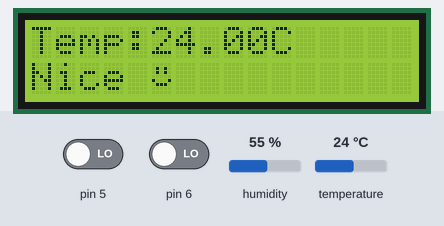
Bench run of a sketch on a simulated Arduino Uno, built with avr-gcc and run on an emulated ATmega328P. On the bench: 16×2 character LCD. Inputs (shaded band) come from the test bench; at power-on: temperature 24 °C, pin 5 LOW, pin 6 LOW, humidity 55 %.

Above: at 3.1 s.
3.2 s: temperature set to 12 °C
At 6.2 s:
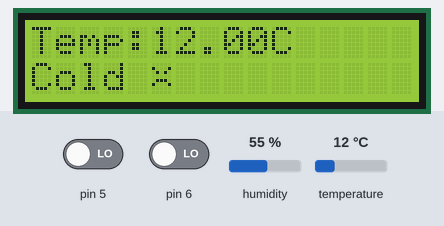
6.5 s: pin 5 driven HIGH
At 7.6 s:
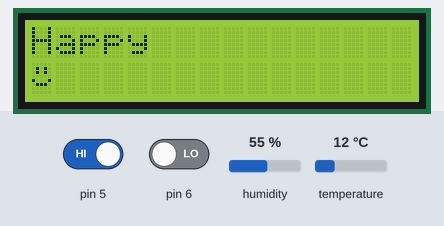
8.0 s: pin 5 driven LOW
At 9.2 s:
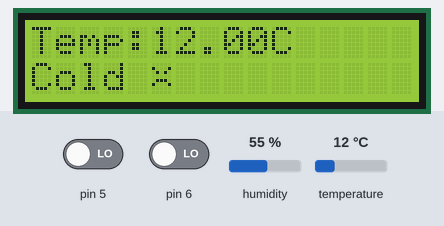
9.5 s: pin 6 driven HIGH
At 10.4 s:
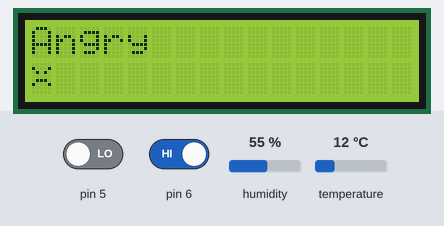
11.0 s: pin 6 driven LOW
At 12.0 s:
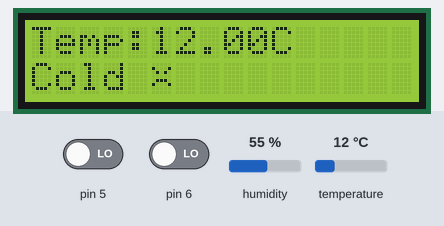
12.6 s: temperature set to 19 °C
At 14.1 s:
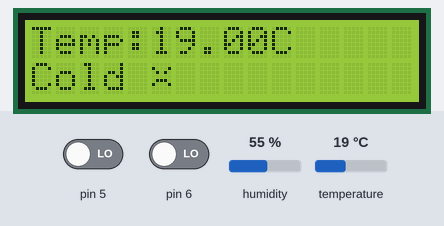
Timing chart, 0 to 15.6 s (numbered marks = the images above; inputs shaded):
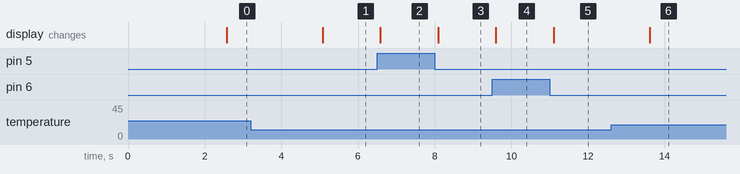

The sketch:

simple_pet.ino
```cpp
#include <LiquidCrystal.h>
#include <dht_nonblocking.h>

#define DHT_SENSOR_TYPE DHT_TYPE_11
#define DHT_SENSOR_PIN 4

// LCD pins
LiquidCrystal lcd(7, 8, 9, 10, 11, 12);

int buttonState1 = 0;
int buttonState2 = 0;

DHT_nonblocking dht_sensor(DHT_SENSOR_PIN, DHT_SENSOR_TYPE);

float temperature;
float humidity;

// Happy face
byte happy[8] = {
  B00000,
  B01010,
  B01010,
  B00000,
  B10001,
  B01110,
  B00000,
};

// Angry face
byte angry[8] = {
  B00000,
  B10001,
  B01010,
  B00000,
  B01110,
  B10001,
  B00000,
};

// Neutral face
byte neutral[8] = {
  B00000,
  B01010,
  B01010,
  B00000,
  B11111,
  B00000,
  B00000,
};

void setup() {

  pinMode(5, INPUT);
  pinMode(6, INPUT);

  lcd.begin(16, 2);

  lcd.createChar(0, happy);
  lcd.createChar(1, angry);
  lcd.createChar(2, neutral);

  lcd.setCursor(0, 0);
  lcd.print("Robot");

  lcd.setCursor(0, 1);
  lcd.write(byte(2));
}

void loop() {

  buttonState1 = digitalRead(5);
  buttonState2 = digitalRead(6);

  // BUTTON 1 → Happy
  if (buttonState1 == HIGH) {

    lcd.clear();

    lcd.setCursor(0, 0);
    lcd.print("Happy");

    lcd.setCursor(0, 1);
    lcd.write(byte(0));
  }

  // BUTTON 2 → Angry
  else if (buttonState2 == HIGH) {

    lcd.clear();

    lcd.setCursor(0, 0);
    lcd.print("Angry");

    lcd.setCursor(0, 1);
    lcd.write(byte(1));
  }

  // NO BUTTON → Temperature mode
  else {

    if (dht_sensor.measure(&temperature, &humidity)) {

      lcd.clear();

      lcd.setCursor(0, 0);
      lcd.print("Temp:");
      lcd.print(temperature);
      lcd.print("C");

      lcd.setCursor(0, 1);

      if (temperature < 20) {

        lcd.print("Cold ");
        lcd.write(byte(1)); // angry/cold
      }
      else {

        lcd.print("Nice ");
        lcd.write(byte(0)); // happy
      }
    }
  }

  delay(500);
}
```

Measured:
- after the input at 3.2 s, the display: changes after 1.9 s (image 1)
- after the input at 6.5 s, the display: changes after 0.08 s (image 2)
- after the input at 8.0 s, the display: changes after 0.09 s (image 3)
- after the input at 9.5 s, the display: changes after 0.10 s (image 4)
- after the input at 11.0 s, the display: changes after 0.11 s (image 5)
- after the input at 12.6 s, the display: changes after 1.0 s (image 6)
